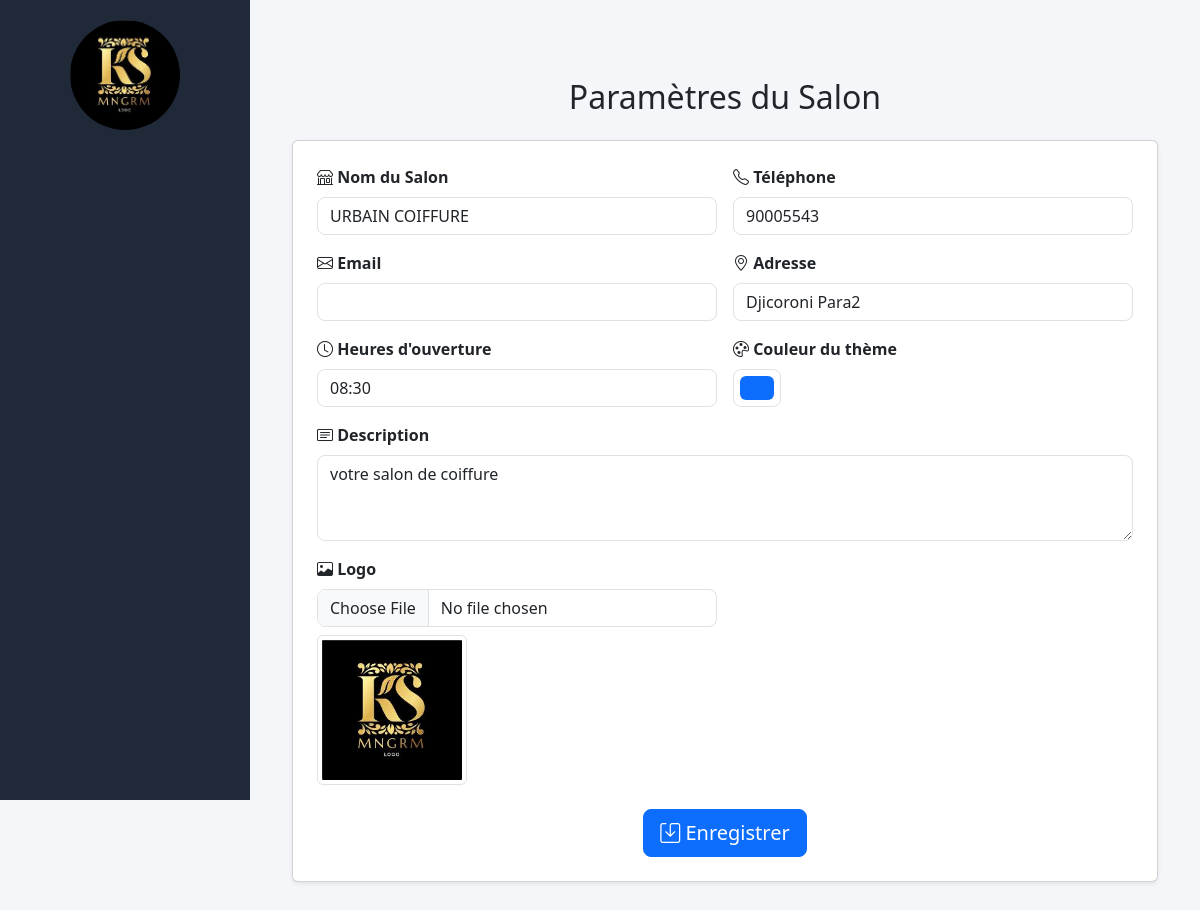
/settings/, run on the app's committed database.
### barbershop/models.py (models this page shows, shortened)
class SalonSettings(models.Model):
    nom_salon = models.CharField(max_length=100)
    adresse = models.CharField(max_length=255, blank=True, null=True)
    telephone = models.CharField(max_length=20, blank=True, null=True)
    email = models.EmailField(blank=True, null=True)
    logo = models.ImageField(upload_to='logos/', blank=True, null=True)
    couleur_theme = models.CharField(max_length=7, default="#0d6efd")  # couleur bootstrap
    heures_ouverture = models.CharField(max_length=100, blank=True, null=True)
    description = models.TextField(blank=True, null=True)

### barbershop/views.py (the view)
# urls.py: path('settings/', views.settings_salon, name='settings_salon'),
def settings_salon(request):
    salon, created = SalonSettings.objects.get_or_create(id=1)
    if request.method == "POST":
        form = SalonSettingsForm(request.POST, request.FILES, instance=salon)
        if form.is_valid():
            form.save()
            messages.success(request, "Paramètres du salon mis à jour !")
            return redirect('settings_salon')
        else:
            messages.error(request, "Erreur lors de la mise à jour.")
    else:
        form = SalonSettingsForm(instance=salon)
    return render(request, "settings_salon.html", {"form": form})

### barbershop/forms.py
class SalonSettingsForm(forms.ModelForm):
    class Meta:
        model = SalonSettings
        fields = '__all__'
        widgets = {
            'heures_ouverture': forms.TextInput(attrs={'placeholder': 'Ex: 08:00 - 20:00'}),
            'description': forms.Textarea(attrs={'rows': 3}),
        }

### barbershop/context_processors.py (called while the page is built)
def salon_settings(request):
    salon = SalonSettings.objects.first()
    return {'salon': salon}

### barbershop/templates/settings_salon.html (shortened to what this page needs)
{% extends "base.html" %}
{% load static %}
{% block content %}
<div class="container mt-5">
    <h2 class="mb-4 text-center">Paramètres du Salon</h2>
    <div class="card shadow-sm p-4">
        <form method="post" enctype="multipart/form-data">
            <div class="row g-3">
                <div class="col-md-6">
                    <label class="form-label"><i class="bi bi-shop"></i> Nom du Salon</label>
                    <input type="text" name="nom_salon" class="form-control" value="{{ form.nom_salon.value|default_if_none:'' }}" required>
                </div>
                <div class="col-md-6">
                    <label class="form-label"><i class="bi bi-telephone"></i> Téléphone</label>
                    <input type="text" name="telephone" class="form-control" value="{{ form.telephone.value|default_if_none:'' }}">
                </div>
                <div class="col-md-6">
                    <label class="form-label"><i class="bi bi-envelope"></i> Email</label>
                    <input type="email" name="email" class="form-control" value="{{ form.email.value|default_if_none:'' }}">
                </div>
                <div class="col-md-6">
                    <label class="form-label"><i class="bi bi-geo-alt"></i> Adresse</label>
                    <input type="text" name="adresse" class="form-control" value="{{ form.adresse.value|default_if_none:'' }}">
                </div>
                <div class="col-md-6">
                    <label class="form-label"><i class="bi bi-clock"></i> Heures d'ouverture</label>
                    <input type="text" name="heures_ouverture" class="form-control" value="{{ form.heures_ouverture.value|default_if_none:'' }}" placeholder="Ex: 08:00 - 20:00">
                </div>
                <div class="col-md-6">
                    <label class="form-label"><i class="bi bi-palette"></i> Couleur du thème</label>
                    <input type="color" name="couleur_theme" class="form-control form-control-color" value="{{ form.couleur_theme.value|default_if_none:'#0d6efd' }}">
                </div>
                <div class="col-12">
                    <label class="form-label"><i class="bi bi-card-text"></i> Description</label>
                    <textarea name="description" class="form-control" rows="3">{{ form.description.value|default_if_none:'' }}</textarea>
                </div>
                <div class="col-12 col-md-6">
                    <label class="form-label"><i class="bi bi-image"></i> Logo</label>
                    <input type="file" name="logo" class="form-control">
                    {% if form.logo.value %}
                        <img src="{{ form.logo.value.url }}" class="img-thumbnail mt-2" style="max-width: 150px;">
                    {% endif %}
                </div>
            </div>
            <div class="mt-4 text-center">
                <button type="submit" class="btn btn-primary btn-lg">
                    <i class="bi bi-save"></i> Enregistrer
                </button>
            </div>
        </form>
    </div>
</div>
{% endblock %}

### barbershop/templates/base.html (shortened to what this page needs)
{% load static %}
<!DOCTYPE html>
<html lang="fr">
<head>
<link href="https://cdn.jsdelivr.net/npm/bootstrap@5.3.2/dist/css/bootstrap.min.css" rel="stylesheet">
<link href="https://cdn.jsdelivr.net/npm/bootstrap-icons@1.11.1/font/bootstrap-icons.css" rel="stylesheet">
</head>
<body>
<div class="sidebar">
<div class="logo">
{% if salon and salon.logo %}
<img src="{{ salon.logo.url }}" alt="Logo">
{% else %}
<img src="{% static 'logos/default_logo.png' %}" alt="Logo">
{% endif %}
</div>
</div>
<div class="main">
{% block content %}
{% endblock %}
</div>
</body>
</html>

### barbershop/templates/base.html (style rules this page uses)
body { margin:0; background:#f4f6f9; font-family:Segoe UI; }
.sidebar { width:250px; height:100vh; position:fixed; left:0; top:0; background:#1f2937; color:white; display:flex; flex-direction:column; padding-top:20px; transition:0.3s; z-index:1000; overflow-y:auto; }
.logo { text-align:center; margin-bottom:20px; }
.logo img { width:110px; height:110px; border-radius:50%; object-fit:cover; }
.main { margin-left:250px; padding:30px; }

### barbershop/templates/settings_salon.html (style rules this page uses)
.card input, .card textarea { border-radius: 0.5rem; }
.card label { font-weight: 600; }

### data on the page
SalonSettings: logo (picture), nom_salon "URBAIN COIFFURE", telephone "90005543", adresse "Djicoroni Para2", heures_ouverture "08:30", couleur_theme "#0d6efd", description "votre salon de coiffure"
